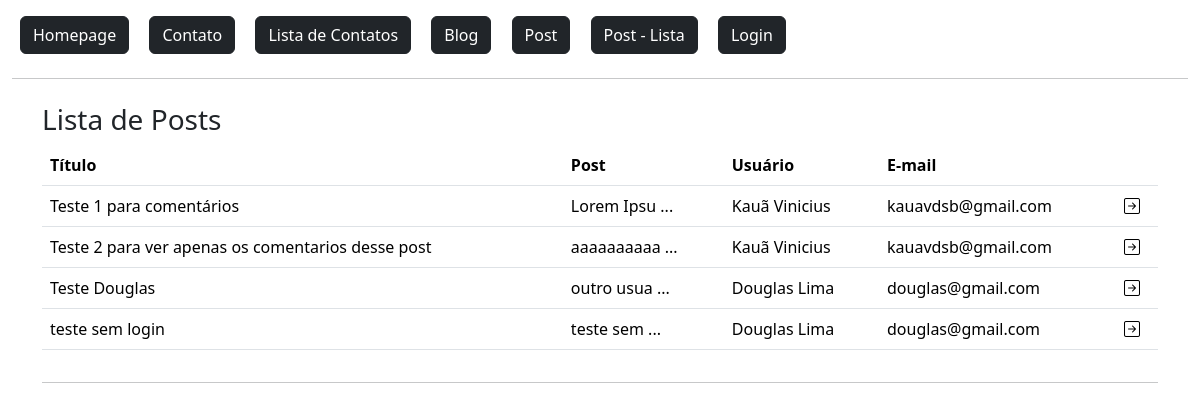
The page /post/lista/ on the database as committed earlier.
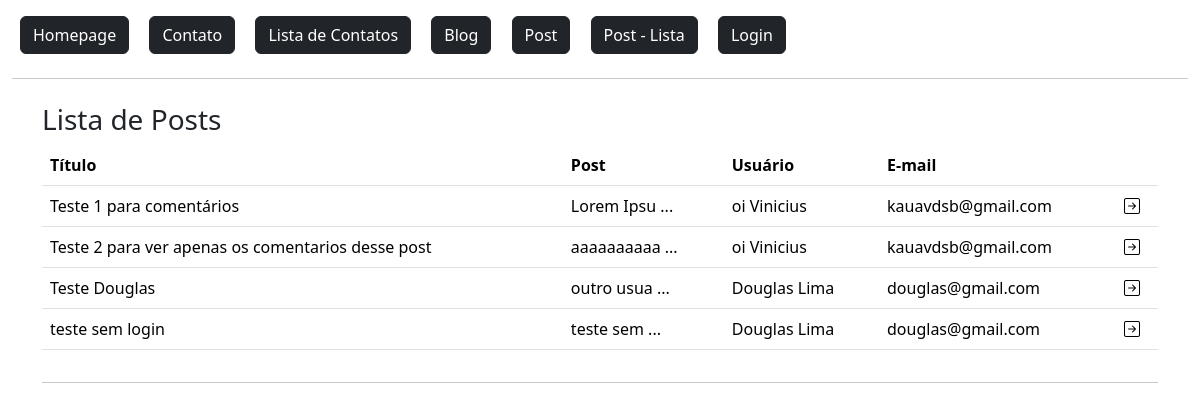
The same page on the database as committed later.
### flaskLearn/models.py (models this page shows, shortened)
class Post(db.Model):
    id = db.Column(db.Integer, primary_key=True)
    data_criacao = db.Column(db.DateTime, default=datetime.now())
    titulo = db.Column(db.String, nullable=True)
    mensagem = db.Column(db.String, nullable=True)
    user_id = db.Column(db.Integer, db.ForeignKey('user.id'), nullable=True) #Tabela que referencia a tabela usuário
    comentarios = db.relationship('PostComentarios', backref='post', lazy=True) #É a tabela referenciada. (um usuario pode ter varios posts)
    def msg_resumo(self):
        len_msg = len(self.mensagem)
        if len_msg > 10:
            return f"{self.mensagem[:10]} ..."
        else:
            return self.mensagem

class User(db.Model, UserMixin):
    id = db.Column(db.Integer, primary_key=True)
    admin = db.Column(db.Boolean, default=False)
    nome = db.Column(db.String, nullable=True)
    sobrenome = db.Column(db.String, nullable=True)
    email = db.Column(db.String, nullable=True)
    senha = db.Column(db.String, nullable=True)
    data_cadastro = db.Column(db.DateTime, default=datetime.now())
    posts = db.relationship('Post', backref='user', lazy=True) #É a tabela referenciada. (um usuario pode ter varios posts)
    post_comentarios = db.relationship('PostComentarios', backref='user', lazy=True) #É a tabela referenciada. (um usuario pode ter varios posts)

### flaskLearn/routes.py (the view)
@app.route('/post/lista/')
def postLista():
    posts = Post.query.all()
    return render_template('posts/post_lista.html', posts=posts)

### flaskLearn/templates/posts/post_lista.html (shortened to what this page needs)
{% extends 'baseTemplate/base.html' %}
{% block content %}
    {% include 'baseTemplate/nav.html' %}
    <div class="container">
        <div class="row mt-4">
            <h3>Lista de Posts</h3>
            <div class="col-12">
                <table class="table">
                    <thead>
                        <tr>
                            <th>Título</th>
                            <th>Post</th>
                            <th>Usuário</th>
                            <th>E-mail</th>
                            <th></th>
                        </tr>
                    </thead>
                    <tbody>
                        {% for linha in posts %}
                            <tr>
                                <td>{{linha.titulo}}</td>
                                <td>{{linha.msg_resumo()}}</td>
                                <td>{{linha.user.nome}} {{linha.user.sobrenome}}</td>
                                <td>{{linha.user.email}}</td>
                                <td>
                                    <a href="{{ url_for('postDetail', id=linha.id) }}">
                                        <i class="bi bi-arrow-right-square text-black"></i>
                                    </a>
                                </td>
                            </tr>
                        {% endfor %}
                    </tbody>
                </table>
            </div>
        </div>
        <hr>
    </div>
{% endblock %}

Rows that differ between the two databases and show on the page:
changed through a linked row, Post "Teste 1 para comentários": user.nome "Kauã" → "oi"
changed through a linked row, Post "Teste 2 para ver apenas os comentarios desse post": user.nome "Kauã" → "oi"
